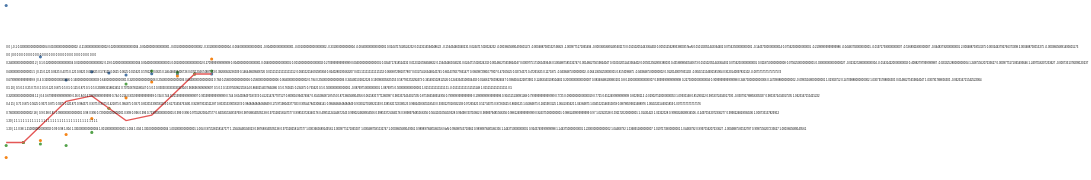

Specify this chart in Vega-Lite:
### Vega specification from a JSON file in a GitHub repository (floating-point values rounded to 4 significant figures)
{"$schema": "https://vega.github.io/schema/vega/v6.json", "description": "Vega 6.4.0's easing functions and interpolateLinear (vega/vega#4316), as a chart uses them: a normalized time mapped to a position. Every one of d3-ease's 37 names is evaluated at eleven times, a string and a time past each end included, and printed in full so a difference in the last digit shows; three are also drawn, and interpolateLinear reads a custom curve. The sine family is printed to fifteen significant digits: easeSinInOut(1.1) is 1 - cos(1.1 pi) over 2, and the JVM's Math.cos intrinsic rounds that one ulp away from V8's fdlibm port, which StrictMath matches. Every other curve is printed in full.", "width": 300, "height": 200, "padding": 5, "data": [{"name": "times", "values": [{"t": -0.1}, {"t": 0}, {"t": 0.1}, {"t": 0.25}, {"t": "0.4"}, {"t": 0.5}, {"t": 0.6}, {"t": 0.75}, {"t": 0.9}, {"t": 1}, {"t": 1.1}], "transform": [{"type": "formula", "as": "curve", "expr": "interpolateLinear([0, 0.8, 0.2, 1], datum.t)"}, {"type": "window", "ops": ["row_number"], "as": ["row"]}]}], "scales": [{"name": "x", "type": "linear", "domain": [-0.1, 1.1], "range": "width"}, {"name": "y", "type": "linear", "domain": [-0.5, 1.5], "range": "height"}], "marks": [{"type": "symbol", "from": {"data": "times"}, "encode": {"enter": {"x": {"scale": "x", "field": "t"}, "y": {"scale": "y", "signal": "easeElastic(datum.t)"}, "size": {"value": 20}, "fill": {"value": "#4c78a8"}}}}, {"type": "symbol", "from": {"data": "times"}, "encode": {"enter": {"x": {"scale": "x", "field": "t"}, "y": {"scale": "y", "signal": "easeBounceInOut(datum.t)"}, "size": {"value": 20}, "fill": {"value": "#f58518"}}}}, {"type": "symbol", "from": {"data": "times"}, "encode": {"enter": {"x": {"scale": "x", "field": "t"}, "y": {"scale": "y", "signal": "easeBack(datum.t)"}, "size": {"value": 20}, "fill": {"value": "#54a24b"}}}}, {"type": "line", "from": {"data": "times"}, "encode": {"enter": {"x": {"scale": "x", "field": "t"}, "y": {"scale": "y", "field": "curve"}, "stroke": {"value": "#e45756"}}}}, {"type": "text", "from": {"data": "times"}, "encode": {"enter": {"x": {"value": 0}, "y": {"signal": "datum.row * 12"}, "fontSize": {"value": 4}, "text": {"signal": "datum.curve + ' ' + interpolateLinear([0, 10, 20], datum.t) + ' | ' + easeLinear(datum.t) + ' ' + easeQuad(datum.t) + ' ' + easeQuadIn(datum.t) + ' ' + easeQuadOut(datum.t) + ' ' + easeQuadInOut(datum.t) + ' ' + easeCubic(datum.t) + ' ' + easeCubicIn(datum.t) + ' ' + easeCubicOut(datum.t) + ' ' + easeCubicInOut(datum.t) + ' ' + easePoly(datum.t) + ' ' + easePolyIn(datum.t) + ' ' + easePolyOut(datum.t) + ' ' + easePolyInOut(datum.t) + ' ' + format(easeSin(datum.t), '.15') + ' ' + format(easeSinIn(datum.t), '.15') + ' ' + format(easeSinOut(datum.t), '.15') + ' ' + format(easeSinInOut(datum.t), '.15') + ' ' + easeExp(datum.t) + ' ' + easeExpIn(datum.t) + ' ' + easeExpOut(datum.t) + ' ' + easeExpInOut(datum.t) + ' ' + easeCircle(datum.t) + ' ' + easeCircleIn(datum.t) + ' ' + easeCircleOut(datum.t) + ' ' + easeCircleInOut(datum.t) + ' ' + easeBounce(datum.t) + ' ' + easeBounceIn(datum.t) + ' ' + easeBounceOut(datum.t) + ' ' + easeBounceInOut(datum.t) + ' ' + easeBack(datum.t) + ' ' + easeBackIn(datum.t) + ' ' + easeBackOut(datum.t) + ' ' + easeBackInOut(datum.t) + ' ' + easeElastic(datum.t) + ' ' + easeElasticIn(datum.t) + ' ' + easeElasticOut(datum.t) + ' ' + easeElasticInOut(datum.t)"}}}}]}
